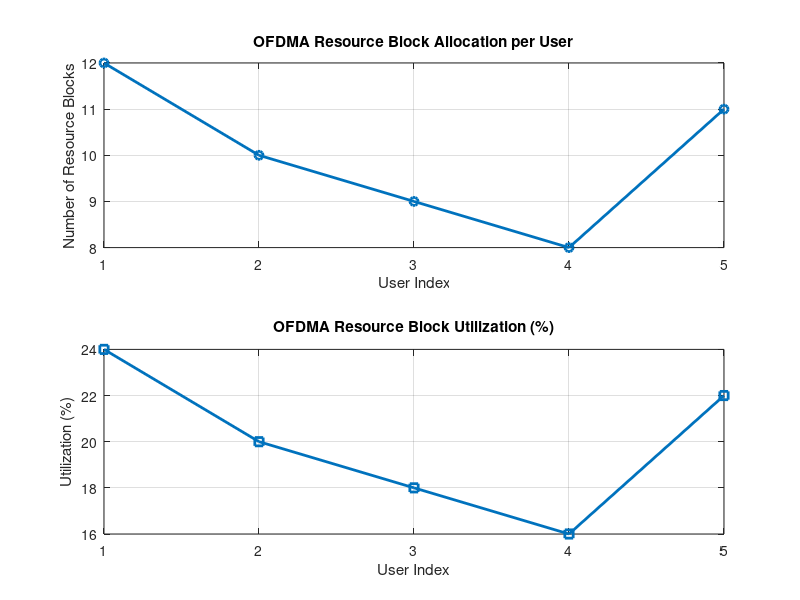

Recreate this plot in MATLAB.
clc; clear; close all;
% Total system resource blocks
total_RB = 50;
% Number of active users
users = 1:5;
% RB allocation to users (example scenario)
alloc = [12 10 9 8 11];
% Resource Block Utilization (%)
util = (alloc / total_RB) * 100;
disp('Resource Block Utilization (%) per User:')
disp(util')

figure
% -------- Graph 1: RB Allocation --------
subplot(2,1,1)
plot(users, alloc, '-o', 'LineWidth', 2)
title('OFDMA Resource Block Allocation per User')
xlabel('User Index')
ylabel('Number of Resource Blocks')
grid on
% -------- Graph 2: Utilization (%) --------
subplot(2,1,2)
plot(users, util, '-s', 'LineWidth', 2)
title('OFDMA Resource Block Utilization (%)')
xlabel('User Index')
ylabel('Utilization (%)')
grid on
